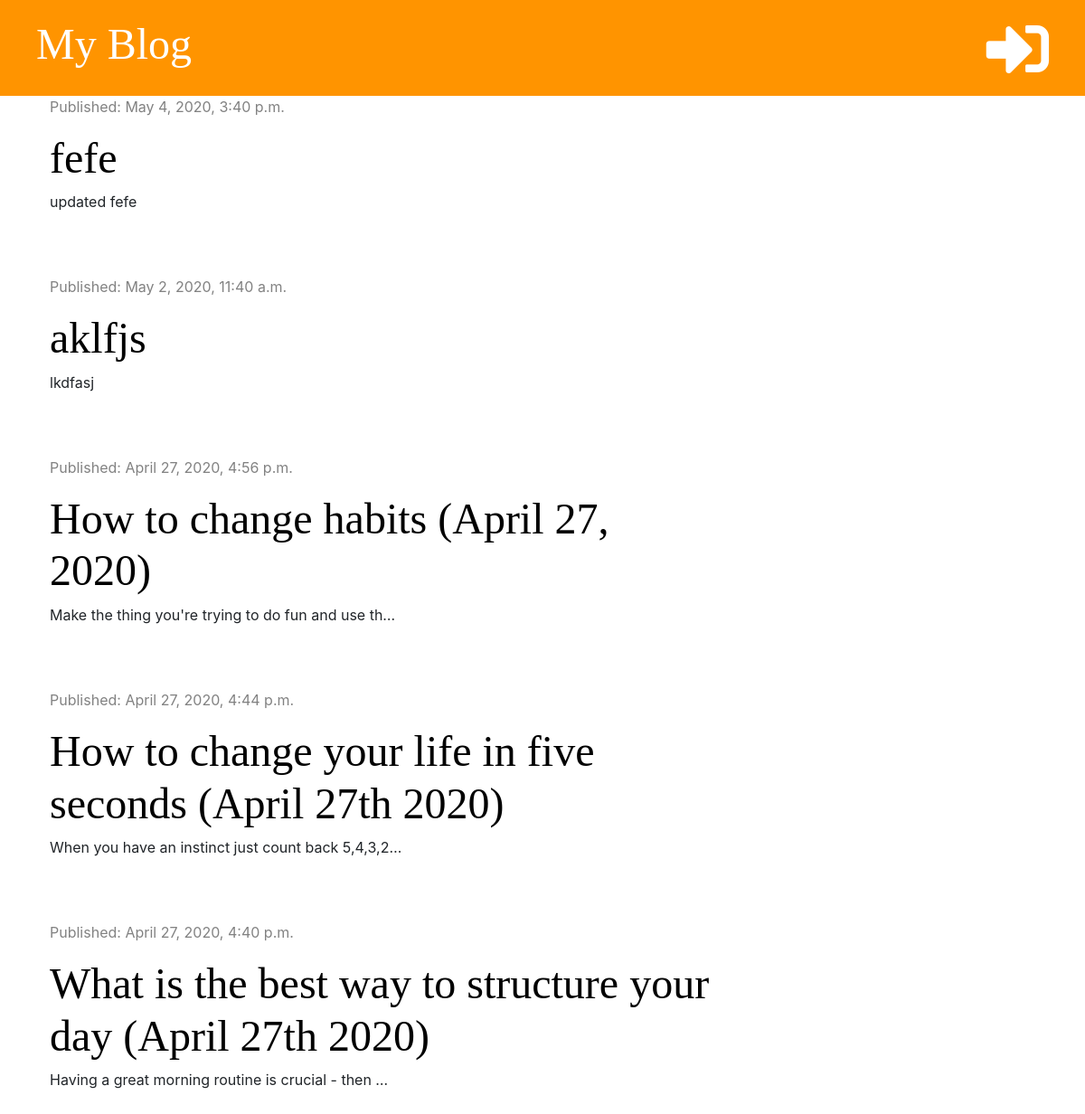
The page / on the database its author committed.
### blog/models.py (models this page shows, shortened)
class Post(models.Model):
    author = models.ForeignKey('auth.User', on_delete=models.CASCADE)
    title = models.CharField(max_length=200)
    text = models.TextField()
    created_date = models.DateTimeField(default=timezone.now)
    published_date = models.DateTimeField(blank=True, null=True)

### blog/views.py (the view)
# urls.py: path('', views.post_list, name='post_list'),
def post_list(request):
    posts = Post.objects.filter(published_date__lte=timezone.now()).order_by('-published_date')
    stuff_for_frontend = {'posts': posts}
    return render(request, 'blog/post_list.html', stuff_for_frontend)

### blog/templates/blog/post_list.html (shortened to what this page needs)
{% extends 'blog/base.html' %}
{% block content %}
    {% for post in posts %}
        <div class="post">
            <div class="date">
                <p>Published: {{ post.published_date }}</p>
            </div>
            <h1><a href="{% url 'post_detail' pk=post.pk %}">{{ post.title }}</a></h1>
            <p>{{ post.text|truncatechars:50|linebreaksbr }}</p>
        </div>
    {% endfor %}
{% endblock %}

### blog/static/css/blog.css (style rules this page uses)
h1, h2, h3, h4 { font-family: 'Tangerine', 'Inconsolata', 'Droid Sans', serif; font-size: 48px; }
.date { color: #828282; }
.post { margin-bottom: 70px; }
.post h1 a { color: #000000; }

### rows shown on the page
Post: published_date "May 4, 2020, 3:40 p.m.", title "fefe", text "updated fefe"
Post: published_date "May 2, 2020, 11:40 a.m.", title "aklfjs", text "lkdfasj"
Post: published_date "April 27, 2020, 4:56 p.m.", title "How to change habits (April 27, 2020)", text "Make the thing you're trying to do fun and use th…"
Post: published_date "April 27, 2020, 4:44 p.m.", title "How to change your life in five seconds (April 27th 2020)", text "When you have an instinct just count back 5,4,3,2…"
Post: published_date "April 27, 2020, 4:40 p.m.", title "What is the best way to structure your day (April 27th 2020)", text "Having a great morning routine is crucial - then …"
